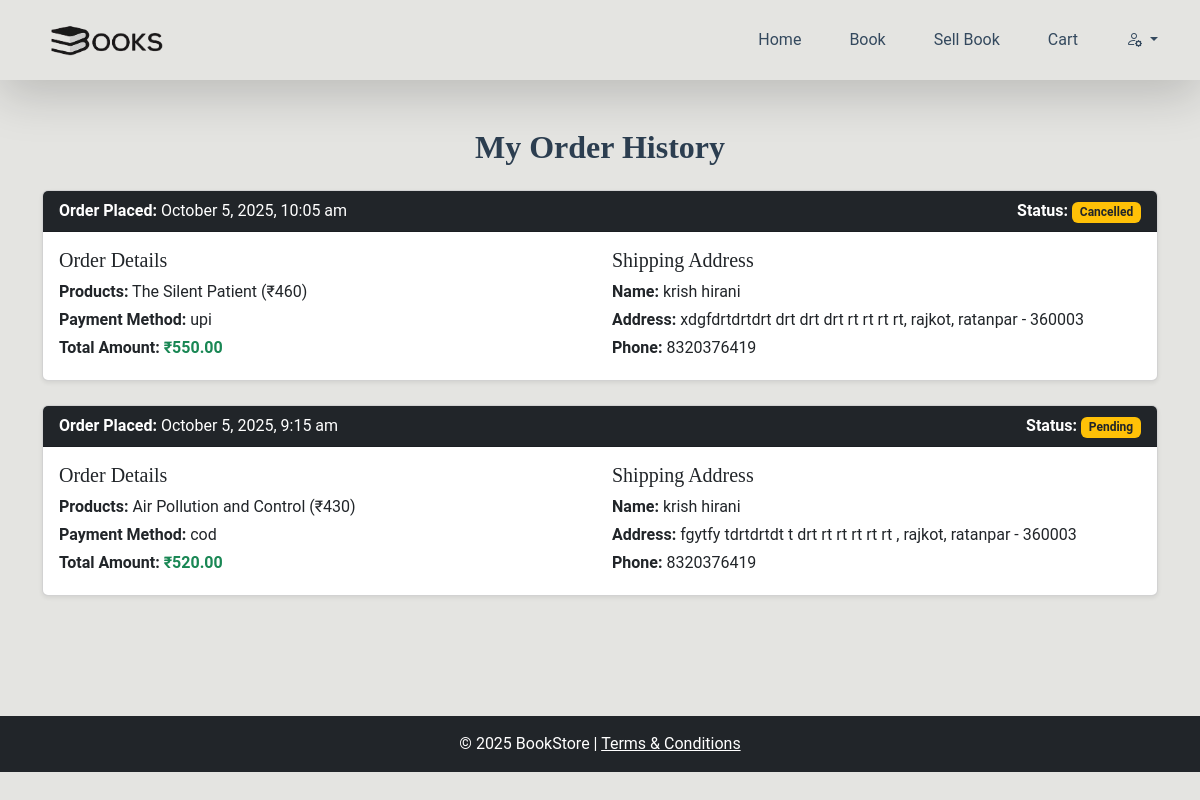
Page /order.php (signed in) on the committed database.
### tables this page shows
CREATE TABLE `orders` (
  `id` int(11) NOT NULL,
  `user_email` varchar(100) NOT NULL,
  `name` varchar(100) NOT NULL,
  `phone` varchar(15) NOT NULL,
  `email` varchar(100) NOT NULL,
  `address` varchar(255) NOT NULL,
  `city` varchar(100) NOT NULL,
  `state` varchar(100) NOT NULL,
  `postal_code` varchar(10) NOT NULL,
  `payment_method` varchar(50) NOT NULL,
  `status` varchar(50) NOT NULL DEFAULT 'Pending',
  `total_products` varchar(1000) NOT NULL,
  `total_price` decimal(10,2) NOT NULL,
  `placed_on` timestamp NOT NULL DEFAULT current_timestamp()
);

### order.php (the view, shortened to what this page needs)
<?php
include 'connect.php';
$user_email = $_SESSION['email'];
?>
<!DOCTYPE html>
<html lang="en">
<head>
    <link href="https://cdn.jsdelivr.net/npm/bootstrap@5.3.8/dist/css/bootstrap.min.css" rel="stylesheet">
    <link href="https://cdn.jsdelivr.net/npm/bootstrap-icons/font/bootstrap-icons.css" rel="stylesheet">
    <link rel="stylesheet" href="style.css">
</head>
<body>
    <header class="container-fluid py-3 shadow-lg position-sticky">
        <div class="container">
            <div class="row align-items-center">
                <div class="col-lg-6 col-sm-6 col-12">
                    <div class="logo text-sm-start text-center">
                        <img src="image\logo.png" alt="logo" style="height: 6vh;">
                    </div>
                </div>
                <div class="col-lg-6 col-sm-6 col-12">
                    <div class="nav1">
                        <ul class="d-flex gap-lg-5 gap-sm-4 gap-4 justify-content-sm-end justify-content-center list-unstyled my-sm-0 my-3">
                            <li class="nav-item"><a href="index.php" class="nav-link">Home</a></li>
                            <li class="nav-item"><a href="book.php" class="nav-link">Book</a></li>
                            <li class="nav-item"><a href="sellbook.php" class="nav-link text-nowrap">Sell Book</a></li>
                            <li class="nav-item"><a href="cart.php" class="nav-link">Cart</a></li>
                            <li>
                              <a class="dropdown-toggle nav-link" href="#" role="button" id="dropdownMenuLink" data-bs-toggle="dropdown" aria-expanded="false">
                                <i class="bi bi-person-gear"></i>
                              </a>
                          </li>
                        </ul>
                    </div>
                </div>
            </div>
        </div>
    </header>
    <div class="container py-5">
        <h2 class="text-center mb-4 fw-bold">My Order History</h2>
        <?php
        $order_query = mysqli_query($con, "SELECT * FROM `orders` WHERE user_email = '$user_email' ORDER BY placed_on DESC");
        if (mysqli_num_rows($order_query) > 0) {
            while ($order = mysqli_fetch_assoc($order_query)) {
        ?>
        <div class="card shadow-sm mb-4">
            <div class="card-header bg-dark text-white d-flex justify-content-between">
                <div>
                    <strong>Order Placed:</strong> <?php echo date('F j, Y, g:i a', strtotime($order['placed_on'])); ?>
                </div>
                <div>
                    <strong>Status:</strong> <span class="badge bg-warning text-dark"><?php echo htmlspecialchars($order['status']); ?></span>
                </div>
            </div>
            <div class="card-body">
                <div class="row">
                    <div class="col-md-6">
                        <h5 class="card-title">Order Details</h5>
                        <p class="mb-1"><strong>Products:</strong> <?php echo htmlspecialchars($order['total_products']); ?></p>
                        <p class="mb-1"><strong>Payment Method:</strong> <?php echo htmlspecialchars($order['payment_method']); ?></p>
                        <p class="mb-1"><strong>Total Amount:</strong> <span class="fw-bold text-success">₹<?php echo htmlspecialchars($order['total_price']); ?></span></p>
                    </div>
                    <div class="col-md-6">
                        <h5 class="card-title">Shipping Address</h5>
                        <p class="mb-1"><strong>Name:</strong> <?php echo htmlspecialchars($order['name']); ?></p>
                        <p class="mb-1"><strong>Address:</strong> <?php echo htmlspecialchars($order['address']); ?>, <?php echo htmlspecialchars($order['city']); ?>, <?php echo htmlspecialchars($order['state']); ?> - <?php echo htmlspecialchars($order['postal_code']); ?></p>
                        <p class="mb-1"><strong>Phone:</strong> <?php echo htmlspecialchars($order['phone']); ?></p>
                    </div>
                </div>
            </div>
        </div>
        <?php
            }
        } else {
            echo "<div class='alert alert-info text-center'>You have not placed any orders yet. <a href='book.php' class='alert-link'>Start shopping now!</a></div>";
        }
        ?>
    </div>
    <footer class="container-fluid bg-dark text-white text-center py-3 mt-5">
        <p class="mb-0">© 2025 BookStore | <a href="terms.php" class="text-white">Terms & Conditions</a></p>
    </footer>
</body>
</html>

### style.css (style rules this page uses)
body { font-family: 'Roboto', sans-serif; background-color: #E4E4E1; color: #34495E; }
h1, h2, h3, h4, h5, h6 { font-family: 'Merriweather', serif; color: #2C3E50; }

### rows in the picture
orders: placed_on "October 5, 2025, 10:05 am", status "Cancelled", total_products "The Silent Patient (₹460)", payment_method "upi", total_price "550.00", name "krish hirani", address "xdgfdrtdrtdrt drt drt drt rt rt rt rt", city "rajkot", state "ratanpar", postal_code "360003", phone "8320376419"
orders: placed_on "October 5, 2025, 9:15 am", status "Pending", total_products "Air Pollution and Control (₹430)", payment_method "cod", total_price "520.00", name "krish hirani", address "fgytfy tdrtdrtdt t drt rt rt rt rt rt", city "rajkot", state "ratanpar", postal_code "360003", phone "8320376419"
